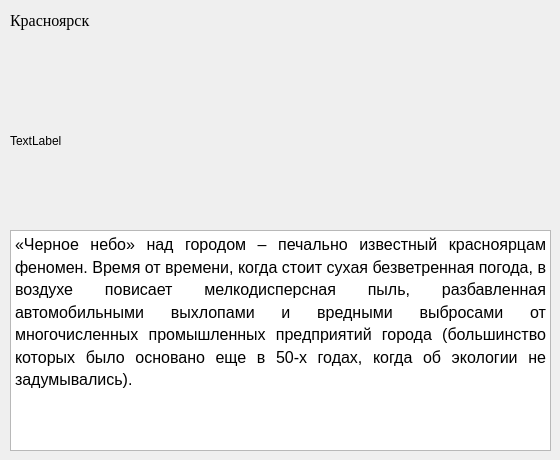
    <widget class="QWidget" name="page_krasnoyarsk">
     <widget class="QLabel" name="label_photo_krasnoyarsk">
      <property name="geometry">
       <rect>
        <x>10</x>
        <y>50</y>
        <width>541</width>
        <height>181</height>
       </rect>
      </property>
      <property name="text">
       <string>TextLabel</string>
      </property>
     </widget>
     <widget class="QTextEdit" name="textEdit_krasnoyarsk">
      <property name="geometry">
       <rect>
        <x>10</x>
        <y>230</y>
        <width>541</width>
        <height>221</height>
       </rect>
      </property>
      <property name="readOnly">
       <bool>true</bool>
      </property>
      <property name="html">
       <string>&lt;!DOCTYPE HTML PUBLIC &quot;-//W3C//DTD HTML 4.0//EN&quot; &quot;http://www.w3.org/TR/REC-html40/strict.dtd&quot;&gt;
&lt;html&gt;&lt;head&gt;&lt;meta name=&quot;qrichtext&quot; content=&quot;1&quot; /&gt;&lt;style type=&quot;text/css&quot;&gt;
p, li { white-space: pre-wrap; }
&lt;/style&gt;&lt;/head&gt;&lt;body style=&quot; font-family:'MS Shell Dlg 2'; font-size:7.8pt; font-weight:400; font-style:normal;&quot;&gt;
&lt;p align=&quot;justify&quot; style=&quot; margin-top:12px; margin-bottom:12px; margin-left:0px; margin-right:0px; -qt-block-indent:0; text-indent:0px; line-height:125%;&quot;&gt;&lt;span style=&quot; font-family:'Times New Roman'; font-size:12pt;&quot;&gt;«Черное небо» над городом – печально известный красноярцам феномен. Время от времени, когда стоит сухая безветренная погода, в воздухе повисает мелкодисперсная пыль, разбавленная автомобильными выхлопами и вредными выбросами от многочисленных промышленных предприятий города (большинство которых было основано еще в 50-х годах, когда об экологии не задумывались). &lt;/span&gt;&lt;/p&gt;&lt;/body&gt;&lt;/html&gt;</string>
      </property>
     </widget>
     <widget class="QLabel" name="label_title_krasnoyarsk">
      <property name="geometry">
       <rect>
        <x>10</x>
        <y>0</y>
        <width>121</width>
        <height>41</height>
       </rect>
      </property>
      <property name="font">
       <font>
        <family>Times New Roman</family>
        <pointsize>12</pointsize>
        <weight>12</weight>
        <italic>false</italic>
        <bold>false</bold>
       </font>
      </property>
      <property name="styleSheet">
       <string notr="true">font: 100 12pt &quot;Times New Roman&quot;;</string>
      </property>
      <property name="text">
       <string>Красноярск</string>
      </property>
     </widget>
    </widget>
